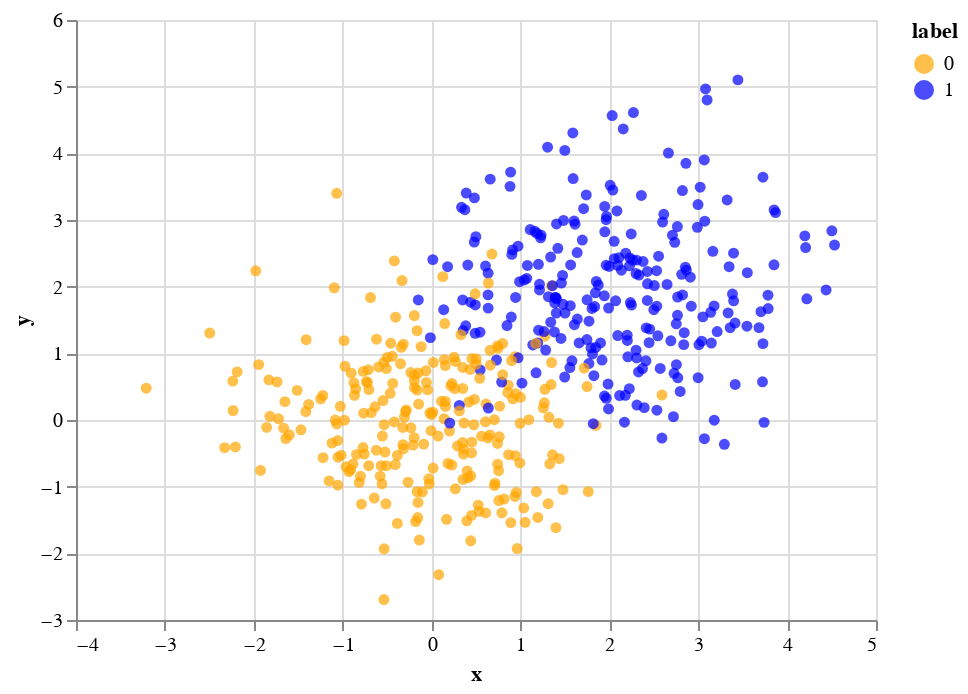

The cell this chart's notebook holds for it:
### Markdown cell above
As a reminder, here is the true data.  I'm going to reverse the colors so that they are closer to the colors shown in the decision tree diagram.

### Code cell
alt.Chart(df).mark_circle().encode(
    x="x",
    y="y",
    color=alt.Color("label:N", scale=alt.Scale(range=["Orange","Blue"]))
)

### Figure 1 — Vega-Lite specification as saved in the notebook (floating-point values rounded to 4 significant figures; data arrays with more than 128 entries replaced by an {"elided": "..."} marker saying what was removed)
{"config": {"view": {"continuousWidth": 400, "continuousHeight": 300}}, "data": {"name": "data-2f9e9938a844d9cc9b5e56d7dfe44521"}, "mark": "circle", "encoding": {"color": {"field": "label", "scale": {"range": ["Orange", "Blue"]}, "type": "nominal"}, "x": {"field": "x", "type": "quantitative"}, "y": {"field": "y", "type": "quantitative"}}, "$schema": "https://vega.github.io/schema/vega-lite/v4.17.0.json", "datasets": {"data-2f9e9938a844d9cc9b5e56d7dfe44521": {"elided": "500 records"}}}
